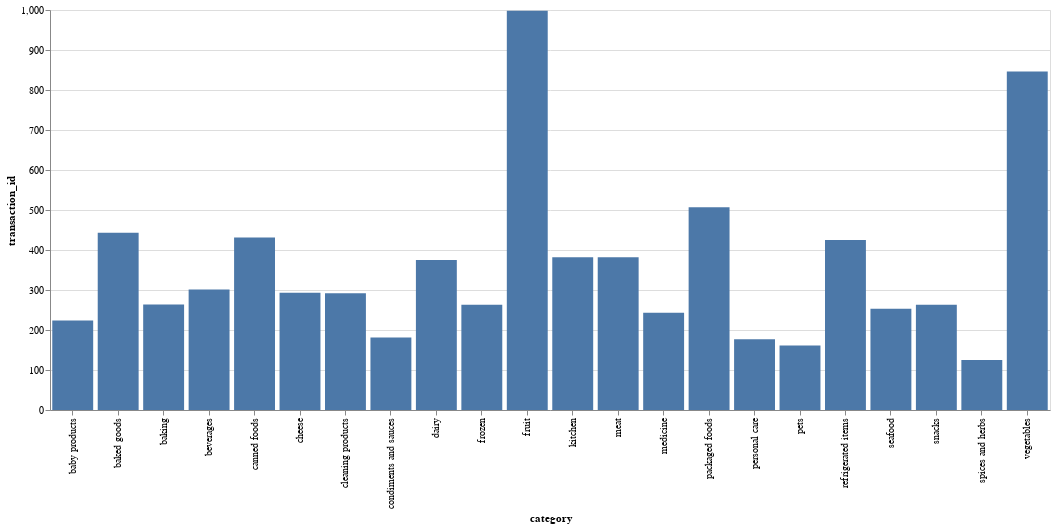

Notebook source saved alongside this figure:
### Code cell
import pandas as pd
import altair as alt

# Load your own dataset
df = pd.read_csv('/content/drive/MyDrive/sample_sales_data.csv')

# Group the data by category and calculate the count or total amount payable
df_category = df.groupby('category').agg({'transaction_id': 'count', 'total': 'sum'}).reset_index()

# Plot the bar chart
alt.Chart(df_category).mark_bar().encode(
    x='category:N',
    y='transaction_id:Q',  # Change to 'total:Q' for total amount payable
).properties(
    width=1000,
    height=400
)

### Figure 1 — Vega-Lite specification as saved in the notebook (floating-point values rounded to 4 significant figures)
{"config": {"view": {"continuousWidth": 400, "continuousHeight": 300}}, "data": {"name": "data-0b53c6ac51b6d8813b549e5eedc852dd"}, "mark": "bar", "encoding": {"x": {"field": "category", "type": "nominal"}, "y": {"field": "transaction_id", "type": "quantitative"}}, "height": 400, "width": 1000, "$schema": "https://vega.github.io/schema/vega-lite/v4.17.0.json", "datasets": {"data-0b53c6ac51b6d8813b549e5eedc852dd": [{"category": "baby products", "transaction_id": 224, "total": 6705.0}, {"category": "baked goods", "transaction_id": 443, "total": 8348.0}, {"category": "baking", "transaction_id": 264, "total": 3452.0}, {"category": "beverages", "transaction_id": 301, "total": 9931.0}, {"category": "canned foods", "transaction_id": 431, "total": 6743.0}, {"category": "cheese", "transaction_id": 293, "total": 6861.0}, {"category": "cleaning products", "transaction_id": 292, "total": 9484.0}, {"category": "condiments and sauces", "transaction_id": 181, "total": 3112.0}, {"category": "dairy", "transaction_id": 375, "total": 7552.0}, {"category": "frozen", "transaction_id": 263, "total": 6590.0}, {"category": "fruit", "transaction_id": 998, "total": 6124.0}, {"category": "kitchen", "transaction_id": 382, "total": 14460.0}, {"category": "meat", "transaction_id": 382, "total": 14100.0}, {"category": "medicine", "transaction_id": 243, "total": 10390.0}, {"category": "packaged foods", "transaction_id": 507, "total": 6374.0}, {"category": "personal care", "transaction_id": 177, "total": 4111.0}, {"category": "pets", "transaction_id": 161, "total": 4206.0}, {"category": "refrigerated items", "transaction_id": 425, "total": 7436.0}, {"category": "seafood", "transaction_id": 253, "total": 10750.0}, {"category": "snacks", "transaction_id": 263, "total": 1555.0}, {"category": "spices and herbs", "transaction_id": 125, "total": 946.5}, {"category": "vegetables", "transaction_id": 846, "total": 5070.0}]}}
